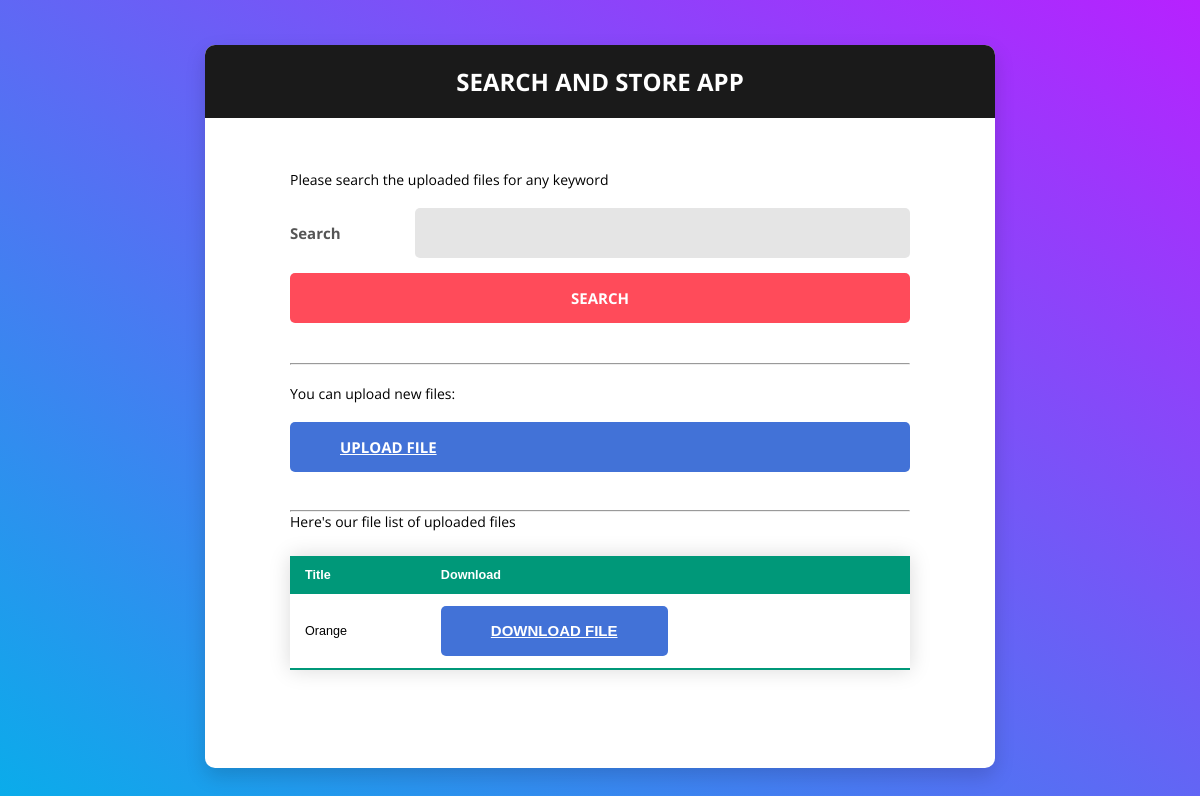
The app's page /, older data.
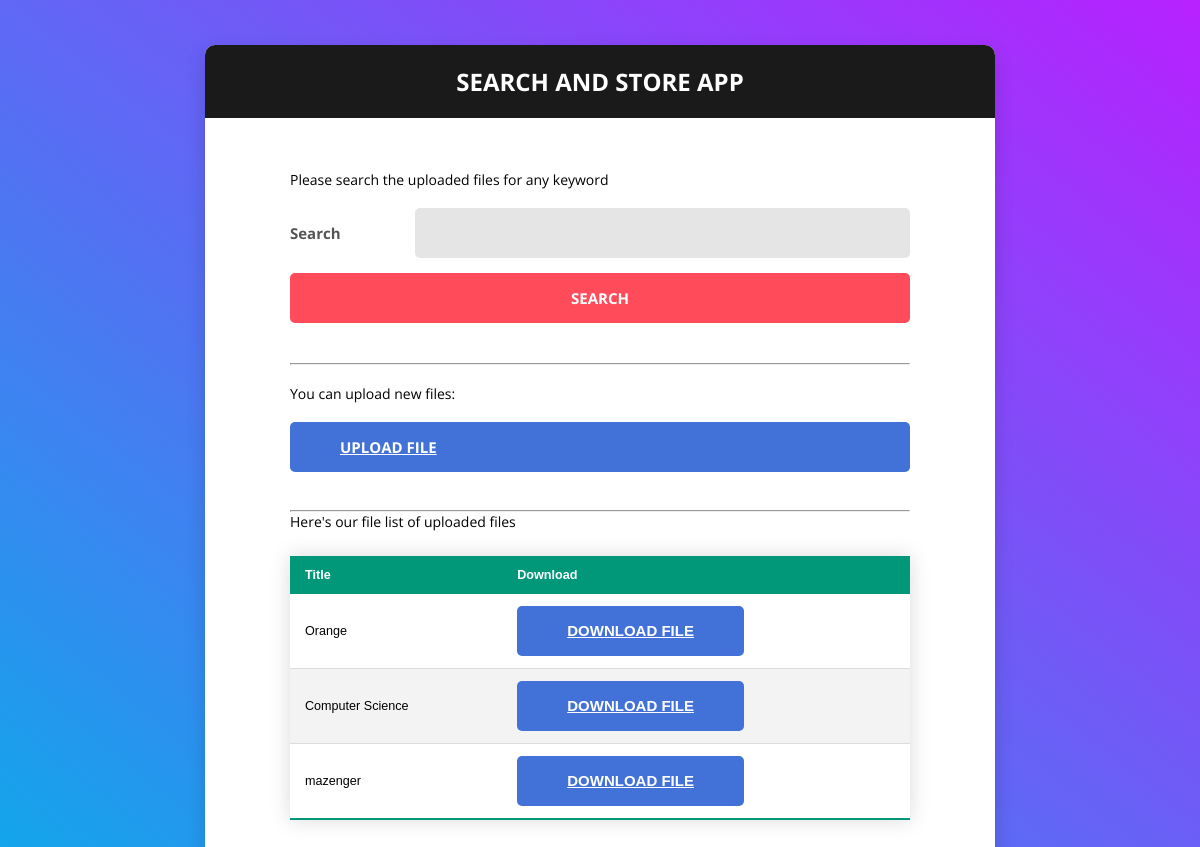
The same page, newer data.
### files/models.py (models this page shows, shortened)
class File(models.Model):
    def validate_file_extension(value):
        import os
        ext = os.path.splitext(value.name)[1]
        valid_extensions = ['.pdf', '.pptx']
        if not ext in valid_extensions:
            raise ValidationError(u'File not supported! Only .pdf and .pptx accepted')
    title = models.CharField(max_length=100)
    content = models.FileField(upload_to='files/store'
                               , validators=[validate_file_extension])

### files/views.py (the view)
# urls.py: path('', views.home, name='home')
def home(request):
    files = File.objects.all()
    return render(request, 'homepage.html', {
        'files': files
    })

### files/templates/homepage.html (shortened to what this page needs)
<!DOCTYPE html>
<html lang="en">
{% load static %}
<head>
    <link href="{% static 'css/main.css' %}" rel="stylesheet" media="all">
</head>
<body>
<div class="page-wrapper bg-gra-03 p-t-45 p-b-50">
    <div class="wrapper wrapper--w790">
        <div class="card card-5">
            <div class="card-heading">
                <h2 class="title">Search and Store App</h2>
            </div>
            <div class="card-body">
                <div class="value">
                    Please search the uploaded files for any keyword
                </div>
                <br/>
                <form action="{% url 'search' %}" method="POST">
                    <div class="form-row">
                        <div class="name">Search</div>
                        <div class="value">
                            <div class="input-group">
                                <input class="input--style-5" type="text" name="search_text" id="search_texta">
                            </div>
                        </div>
                        <div style="height:15px">&nbsp;</div>
                        <button class="btn btn--radius-2 btn--red" type="submit" style="width: 100%;">Search</button>
                    </div>
                </form>
                <hr class="rounded">
                <br/>
You can upload new files: <br><br>
                <a href="{% url 'upload_file' %}" class="btn btn--radius-2 btn--blue btn-sm" role="button"  style="width: 100%;">Upload File</a>
<br/>
                <br/>
<br/>
                                <hr class="rounded">
                Here's our file list  of uploaded files
                <table class="styled-table" width="100%">
                    <thead>
                    <tr>
                        <th>Title</th>
                        <th>Download</th>
                    </tr>
                    </thead>
                    <tbody>
                    {% for file in files %}
                    <tr>
                        <td>{{file.title}}</td>
                        <td><a href="{{file.content.url}}" class="btn btn--radius-2 btn--blue btn-sm" role="button">Download
                            File</a></td>
                    </tr>
                    {% endfor %}
                    </tbody>
                </table>
            </div>
        </div>
    </div>
</div>
</body>
</html>

Row changes from the older to the newer data that the page shows:
added File: title "Computer Science"
added File: title "mazenger"
